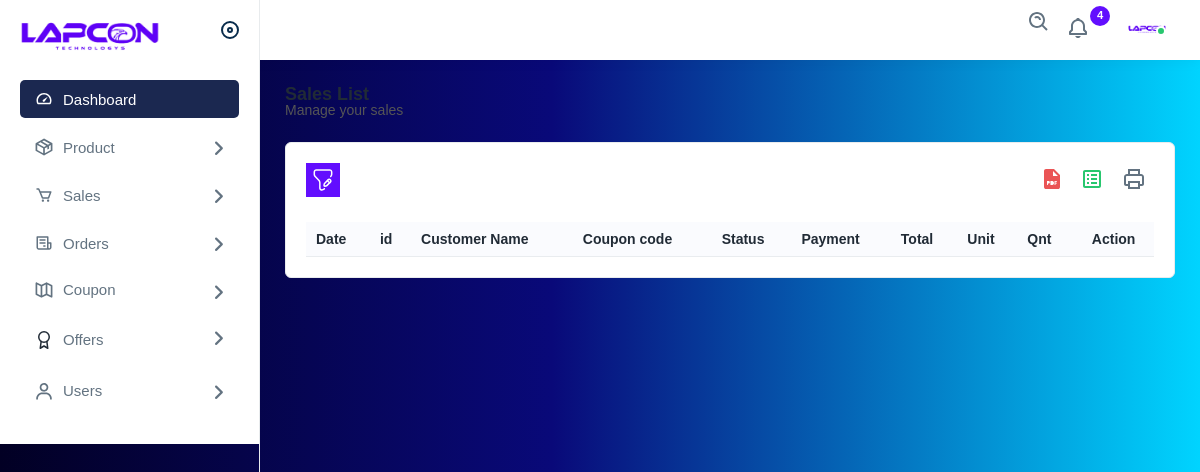
Page /admin_panel/sales_report (signed in) on the earlier database version.
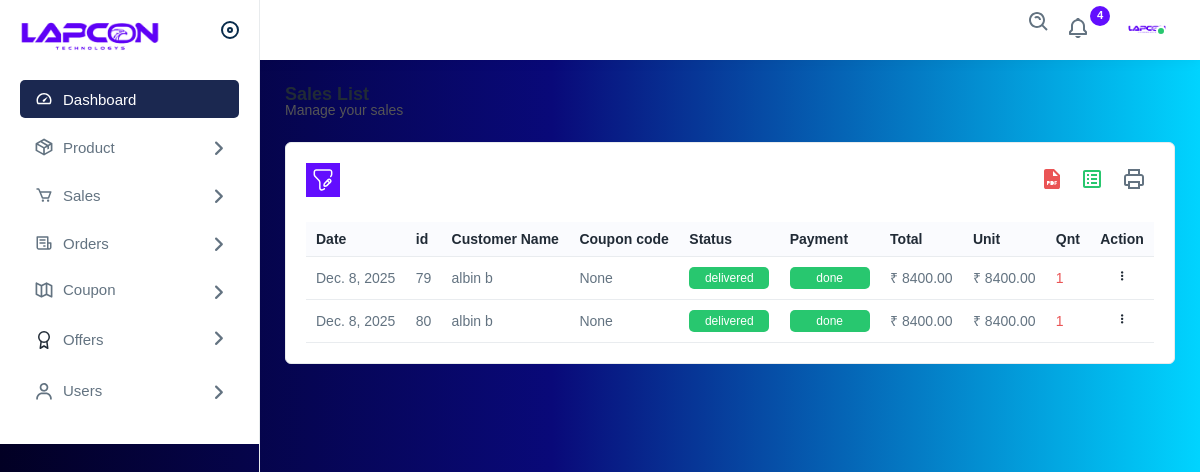
Same page on the later database version.
### Users/models.py (models this page shows)
class Order_items(models.Model):
    order = models.ForeignKey(Orders, on_delete=models.CASCADE)
    variant = models.ForeignKey(Variants, on_delete=models.CASCADE, related_name='order_items')
    unit_price = models.DecimalField(max_digits=10, decimal_places=2)
    price = models.DecimalField(max_digits=10, decimal_places=2)
    quantity = models.IntegerField(default=1)
    user = models.ForeignKey(Custom_User, on_delete=models.CASCADE)
    is_active = models.BooleanField(default=True)
    status = models.CharField(max_length=50)
    return_reason = models.TextField(null=True, blank=True)

class Orders(models.Model):
    pyment_method = models.CharField(max_length=20)
    pyment_status = models.CharField(max_length=20)
    invoice_no = models.CharField(max_length=20, blank=True, null=True)
    delivery_address = models.ForeignKey(DeliveryAddress, on_delete=models.CASCADE)
    delivery_charge = models.IntegerField(default=50)
    delivery_date = models.DateTimeField(auto_now=False, auto_now_add=False, blank=True, null=True)
    is_active = models.BooleanField(default=True)
    order_date = models.DateField(auto_now_add=True)
    updated_at = models.DateTimeField(auto_now=True)
    subtotal = models.DecimalField(max_digits=10, decimal_places=2)
    tax = models.DecimalField(max_digits=10, decimal_places=2)
    discount = models.DecimalField(max_digits=10, decimal_places=2)
    total = models.DecimalField(max_digits=10, decimal_places=2)
    user = models.ForeignKey(Custom_User, on_delete=models.CASCADE)

class DeliveryAddress(models.Model):
    Region = models.CharField(max_length=40,default='India')
    state = models.CharField(max_length=40)
    district = models.CharField(max_length=40)
    city = models.CharField(max_length=40)
    place = models.CharField(max_length=40)
    pin = models.IntegerField()
    house_name = models.CharField(max_length=40)
    landmark = models.CharField(max_length=40)
    road = models.CharField(max_length=40)
    name = models.CharField(max_length=50)
    phone = models.CharField(null= True, max_length=20)

### admin_panel/views.py (the view, shortened to what this page needs)
# urls.py: path('admin_panel/sales_report', views.sales_report, name='sales_report'),
@login_required(login_url='admin_signin')
@user_passes_test(is_staff, login_url='/')
def sales_report(request):
    filter_type = request.GET.get('filter_type', 'weekly')
    order_items = get_filtered_sales(filter_type)
    if filter_type == 'daily':
        order_items = Order_items.objects.filter(order__order_date=date.today(), status = 'delivered')
    elif filter_type == 'weekly':
        week_start = date.today() - timedelta(days=date.today().weekday())
        week_end = week_start + timedelta(days=6)
        order_items = Order_items.objects.filter(order__order_date__gte=week_start, order__order_date__lte=week_end, status = 'delivered')
    elif filter_type == 'monthly':
        order_items = Order_items.objects.filter(order__order_date__month=date.today().month, status = 'delivered')
    elif filter_type == 'yearly':
        order_items = Order_items.objects.filter(order__order_date__year=date.today().year, status = 'delivered')
    coupon_usages = Coupon_usage.objects.filter(order__isnull=False)
    coupon_usage_order_ides = [usage.order.id for usage in coupon_usages]
    context = {
        'order_items': order_items,
        'coupon_usage_order_ides': coupon_usage_order_ides,
        'coupon_usages': coupon_usages,
    }
    return render(request, 'admin/sales_report.html', context)

### admin_panel/views.py (called while the page is built)
def is_staff(user):
    return user.is_staff

def get_filtered_sales(filter_type):
    if filter_type == 'daily':
        return Order_items.objects.filter(order__order_date=date.today(), status = 'delivered')
    elif filter_type == 'weekly':
        week_start = date.today() - timedelta(days=date.today().weekday())
        week_end = week_start + timedelta(days=6)
        return Order_items.objects.filter(order__order_date__gte=week_start, order__order_date__lte=week_end, status = 'delivered')
    elif filter_type == 'monthly':
        return Order_items.objects.filter(order__order_date__month=date.today().month, status = 'delivered')
    elif filter_type == 'yearly':
        return Order_items.objects.filter(order__order_date__year=date.today().year, status = 'delivered')

### templates/admin/sales_report.html (shortened to what this page needs)
{% extends 'admin/layout.html' %}
{% load static %}
{% block content %}
<div class="page-wrapper">
    <div class="content">
        <div class="page-header">
            <div class="page-title">
                <h4>Sales List</h4>
                <h6>Manage your sales</h6>
            </div>
        </div>
        <div class="card">
            <div class="card-body">
                <div class="table-top">
                    <div class="search-set">
                        <div class="search-path">
                            <a class="btn btn-filter" id="filter_search">
                                <img src="{% static 'img_admin/icons/filter.svg' %}" alt="img">
                            </a>
                        </div>
                        <div class="search-input">
                            <a class="btn btn-searchset"><img src="{% static 'img_admin/icons/search-white.svg' %}"
                                    alt="img"></a>
                        </div>
                    </div>
                    <div class="wordset">
                        <ul>
                            <li>
                                <a data-bs-toggle="tooltip" data-bs-placement="top" title="pdf" id="download_pdf"><img
                                        src="{% static 'img_admin/icons/pdf.svg' %}" alt="img"></a>
                            </li>
                            <li>
                                <a data-bs-toggle="tooltip" data-bs-placement="top" title="excel" id="download_excel"><img
                                        src="{% static 'img_admin/icons/excel.svg' %}" alt="img"></a>
                            </li>
                            <li>
                                <a data-bs-toggle="tooltip" data-bs-placement="top" title="print" id="print_report"><img
                                        src="{% static 'img_admin/icons/printer.svg' %}" alt="img"></a>
                            </li>
                        </ul>
                    </div>
                </div>
                <div class="table-responsive">
                    <table class="table  datanew">
                        <thead>
                            <tr>
                                <th>Date</th>
                                <th>id</th>
                                <th>Customer Name</th>
                                <th>Coupon code</th>
                                <th>Status</th>
                                <th>Payment</th>
                                <th>Total</th>
                                <th>Unit</th>
                                <th>Qnt</th>
                                <th class="text-center">Action</th>
                            </tr>
                        </thead>
                        <tbody>
                            {% for item in order_items%}
                            <tr>
                                <td>{{item.order.order_date}}</td>
                                <td>{{item.id}}</td>
                                <td>{{item.order.delivery_address.name}}</td>
                                <td>
                                    {% if item.order.id in coupon_usage_order_ides%}
                                        {% for usage in coupon_usages%}
                                            {% if usage.order.id == item.order.id %}
                                                {{ usage.coupon.code }}
                                            {% endif %}
                                        {% endfor %}
                                    {%else%}
                                    None
                                    {% endif %}
                                </td>
                                <td><span class="badges
                                    {%if item.status == 'delivered' %}
                                    bg-lightgreen
                                    {% elif item.status == 'Order placed' %}
                                    bg-lightpurple
                                    {% elif item.status == 'cancelled' %}
                                    bg-lightgrey
                                    {% elif item.status == 'returned' %}
                                    bg-lightred
                                    {% endif %} ">
                                    {{item.status}}</span></td>
                                <td><span class="badges
                                    {%if item.order.pyment_status == 'done' %}
                                    bg-lightgreen
                                    {% else %}
                                    bg-lightred
                                    {% endif %} ">
                                    {{item.order.pyment_status}}</span></td>
                                <td>₹ {{item.price}}</td>
                                <td>₹ {{item.unit_price}}</td>
                                <td class="text-red">{{item.quantity}}</td>
                                <td class="text-center">
                                    <a class="action-set" href="javascript:void(0);" data-bs-toggle="dropdown"
                                        aria-expanded="true">
                                        <i class="fa fa-ellipsis-v" aria-hidden="true"></i>
                                    </a>
                                </td>
                            </tr>
                            {% endfor %}
                        </tbody>
                    </table>
                </div>
            </div>
        </div>
    </div>
</div>
{% endblock %}

### templates/admin/layout.html (shortened to what this page needs)
{% load static %}
<!DOCTYPE html>
<html lang="en">
<head>
    <link rel="stylesheet" href="{% static 'css/bootstrap.min.css' %}">
    <link rel="stylesheet" href="{% static 'css/animate.css' %}">
    <link rel="stylesheet" href="{% static 'css/dataTables.bootstrap4.min.css' %}">
    <link rel="stylesheet" href="{% static 'plugins/fontawesome/css/fontawesome.min.css' %}">
    <link rel="stylesheet" href="{% static 'plugins/fontawesome/css/all.min.css' %}">
    <link rel="stylesheet" href="{% static 'css/admin_style.css' %}">
</head>
<body>
    <div class="main-wrapper">
        <div class="header">
            <div class="header-left active">
                <a href="{% url 'admin_panel' %}" class="logo">
                    <img src="{% static 'image/logolapcon.png' %}" alt="">
                </a>
                <a id="toggle_btn" href="javascript:void(0);">
                </a>
            </div>
            <ul class="nav user-menu">
                <li class="nav-item">
                    <div class="top-nav-search">
                        <form action="#">
                            <a class="btn" id="searchdiv"><img src="{% static 'img_admin/icons/search.svg' %}"
                                    alt="img"></a>
                        </form>
                    </div>
                </li>
                <li class="nav-item dropdown">
                    <a href="javascript:void(0);" class="dropdown-toggle nav-link" data-bs-toggle="dropdown">
                        <img src="{% static 'img_admin/icons/notification-bing.svg' %}" alt="img"> <span
                            class="badge rounded-pill">4</span>
                    </a>
                </li>
                <li class="nav-item dropdown has-arrow main-drop">
                    <a href="javascript:void(0);" class="dropdown-toggle nav-link userset" data-bs-toggle="dropdown">
                        <span class="user-img"><img src="{% static 'images/logolapcon.png' %}" alt="">
                            <span class="status online"></span></span>
                    </a>
                </li>
            </ul>
        </div>
        <div class="sidebar" id="sidebar">
            <div class="slimScrollDiv" style="position: relative; overflow: hidden; width: 100%; height: 384px;">
            <div class="sidebar-inner slimscroll" style="width: 100%; height: 384px;">
                <div id="sidebar-menu" class="sidebar-menu" style="width: 100%;">
                    <ul>
                        <li class="active">
                            <a href="{% url 'admin_panel' %}"><img src="{% static 'img_admin/icons/dashboard.svg' %}" alt="img"><span>Dashboard</span> </a>
                        </li>
                        <li class="submenu">
                            <a href="javascript:void(0);"><img src="{% static 'img_admin/icons/product.svg' %}" alt="img"><span>Product</span> <span class="menu-arrow"></span></a>
                        </li>
                        <li class="submenu">
                            <a href="javascript:void(0);"><img src="{% static 'img_admin/icons/sales1.svg' %}" alt="img"><span> Sales</span> <span class="menu-arrow"></span></a>
                        </li>
                        <li class="submenu">
                            <a href="javascript:void(0);"><img src="{% static 'img_admin/icons/purchase1.svg' %}"
                                    alt="img"><span>
                                    Orders</span> <span class="menu-arrow"></span></a>
                        </li>
                        <li class="submenu">
                            <a href="javascript:void(0);"><img src="{% static 'img_admin/icons/places.svg' %}"
                                    alt="img"><span>
                                    Coupon</span> <span class="menu-arrow"></span></a>
                        </li>
                        <li class="submenu">
                            <a href="javascript:void(0);"><i data-feather="award"></i><span> Offers </span> <span
                                    class="menu-arrow"></span></a>
                        </li>
                        <li class="submenu">
                            <a href="javascript:void(0);"><img src="{% static 'img_admin/icons/users1.svg' %}"
                                    alt="img"><span>
                                    Users</span> <span class="menu-arrow"></span></a>
                        </li>
                    </ul>
                </div>
            </div>
        </div>
    </div>
        {% block content %}{% endblock %}
    </div>
</body>
</html>

Differences in the rows shown:
added Order_items: order.order_date "Dec. 8, 2025", id "79", order.delivery_address.name "albin b", shows "None", status "delivered", order.pyment_status "done", price "8400.00", unit_price "8400.00", quantity "1"
added Order_items: order.order_date "Dec. 8, 2025", id "80", order.delivery_address.name "albin b", shows "None", status "delivered", order.pyment_status "done", price "8400.00", unit_price "8400.00", quantity "1"
